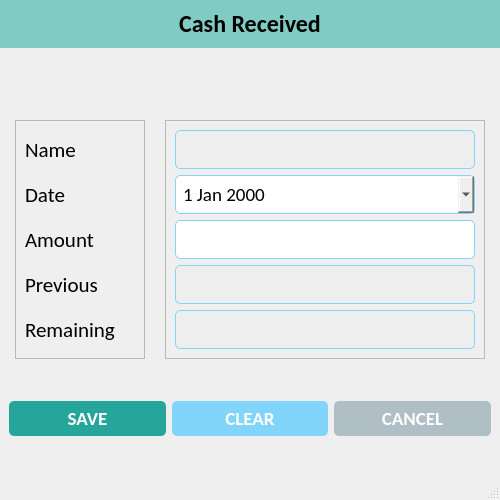
<?xml version="1.0" encoding="UTF-8"?>
<ui version="4.0">
 <class>CashReceivedWindow</class>
 <widget class="QMainWindow" name="CashReceivedWindow">
  <property name="geometry">
   <rect>
    <x>0</x>
    <y>0</y>
    <width>500</width>
    <height>500</height>
   </rect>
  </property>
  <property name="minimumSize">
   <size>
    <width>500</width>
    <height>500</height>
   </size>
  </property>
  <property name="maximumSize">
   <size>
    <width>500</width>
    <height>500</height>
   </size>
  </property>
  <property name="windowTitle">
   <string>Cash Received</string>
  </property>
  <property name="windowIcon">
   <iconset resource="../resources.qrc">
    <normaloff>:/icons/assets/icons/logo.png</normaloff>:/icons/assets/icons/logo.png</iconset>
  </property>
  <property name="iconSize">
   <size>
    <width>32</width>
    <height>32</height>
   </size>
  </property>
  <widget class="QWidget" name="centralwidget">
   <property name="styleSheet">
    <string notr="true">#label_widget {
	background-color: #80cbc4;
	color: #fff;
}

#btn_save {
	background-color: #26a69a;
	border-radius: 5px;
	padding: 5px 0px;
	color: white;
}

#btn_clear {
	background-color: #81d4fa;
	border-radius: 5px;
	padding: 5px 0px;
	color: white;
}

#btn_cancel {
	background-color: #b0bec5;
	border-radius: 5px;
	padding: 5px 0px;
	color: white;
}

QLineEdit, QDateEdit, QComboBox {
	border-radius: 5px;
	padding: 5px 5px;
	border: 1px solid #81d4fa;
}

#txt_name, #txt_previous, #txt_remaining {
	background-color: #eee;
	border: 1px solid #81d4fa;
}</string>
   </property>
   <layout class="QVBoxLayout" name="verticalLayout_4">
    <property name="spacing">
     <number>0</number>
    </property>
    <property name="leftMargin">
     <number>0</number>
    </property>
    <property name="topMargin">
     <number>0</number>
    </property>
    <property name="rightMargin">
     <number>0</number>
    </property>
    <property name="bottomMargin">
     <number>0</number>
    </property>
    <item alignment="Qt::AlignTop">
     <widget class="QWidget" name="label_widget" native="true">
      <layout class="QVBoxLayout" name="verticalLayout_3">
       <item alignment="Qt::AlignTop">
        <widget class="QLabel" name="lbl_add_stock">
         <property name="font">
          <font>
           <family>Calibri</family>
           <pointsize>18</pointsize>
           <weight>75</weight>
           <bold>true</bold>
          </font>
         </property>
         <property name="text">
          <string>Cash Received</string>
         </property>
         <property name="alignment">
          <set>Qt::AlignCenter</set>
         </property>
        </widget>
       </item>
      </layout>
     </widget>
    </item>
    <item>
     <widget class="QWidget" name="details_widget" native="true">
      <layout class="QHBoxLayout" name="horizontalLayout">
       <property name="spacing">
        <number>20</number>
       </property>
       <property name="leftMargin">
        <number>15</number>
       </property>
       <property name="topMargin">
        <number>0</number>
       </property>
       <property name="rightMargin">
        <number>15</number>
       </property>
       <property name="bottomMargin">
        <number>0</number>
       </property>
       <item>
        <widget class="QFrame" name="lbl_frame">
         <property name="frameShape">
          <enum>QFrame::StyledPanel</enum>
         </property>
         <property name="frameShadow">
          <enum>QFrame::Raised</enum>
         </property>
         <layout class="QVBoxLayout" name="verticalLayout">
          <item>
           <widget class="QLabel" name="lbl_name">
            <property name="font">
             <font>
              <family>Calibri</family>
              <pointsize>16</pointsize>
             </font>
            </property>
            <property name="text">
             <string>Name</string>
            </property>
           </widget>
          </item>
          <item>
           <widget class="QLabel" name="lbl_date">
            <property name="font">
             <font>
              <family>Calibri</family>
              <pointsize>16</pointsize>
             </font>
            </property>
            <property name="text">
             <string>Date</string>
            </property>
           </widget>
          </item>
          <item>
           <widget class="QLabel" name="lbl_supplier">
            <property name="font">
             <font>
              <family>Calibri</family>
              <pointsize>16</pointsize>
             </font>
            </property>
            <property name="text">
             <string>Amount</string>
            </property>
           </widget>
          </item>
          <item>
           <widget class="QLabel" name="lbl_stock">
            <property name="font">
             <font>
              <family>Calibri</family>
              <pointsize>16</pointsize>
             </font>
            </property>
            <property name="text">
             <string>Previous</string>
            </property>
           </widget>
          </item>
          <item>
           <widget class="QLabel" name="lbl_rate">
            <property name="font">
             <font>
              <family>Calibri</family>
              <pointsize>16</pointsize>
             </font>
            </property>
            <property name="text">
             <string>Remaining</string>
            </property>
           </widget>
          </item>
         </layout>
        </widget>
       </item>
       <item>
        <widget class="QFrame" name="lbl_inputs">
         <property name="frameShape">
          <enum>QFrame::StyledPanel</enum>
         </property>
         <property name="frameShadow">
          <enum>QFrame::Raised</enum>
         </property>
         <layout class="QVBoxLayout" name="verticalLayout_2">
          <item alignment="Qt::AlignRight">
           <widget class="QLineEdit" name="txt_name">
            <property name="minimumSize">
             <size>
              <width>300</width>
              <height>0</height>
             </size>
            </property>
            <property name="maximumSize">
             <size>
              <width>300</width>
              <height>16777215</height>
             </size>
            </property>
            <property name="font">
             <font>
              <family>Calibri</family>
              <pointsize>14</pointsize>
             </font>
            </property>
            <property name="alignment">
             <set>Qt::AlignRight|Qt::AlignTrailing|Qt::AlignVCenter</set>
            </property>
            <property name="readOnly">
             <bool>true</bool>
            </property>
           </widget>
          </item>
          <item alignment="Qt::AlignRight">
           <widget class="QDateEdit" name="txt_date">
            <property name="minimumSize">
             <size>
              <width>300</width>
              <height>35</height>
             </size>
            </property>
            <property name="maximumSize">
             <size>
              <width>300</width>
              <height>16777215</height>
             </size>
            </property>
            <property name="font">
             <font>
              <family>Calibri</family>
              <pointsize>14</pointsize>
             </font>
            </property>
            <property name="alignment">
             <set>Qt::AlignLeading|Qt::AlignLeft|Qt::AlignVCenter</set>
            </property>
            <property name="calendarPopup">
             <bool>true</bool>
            </property>
           </widget>
          </item>
          <item alignment="Qt::AlignRight">
           <widget class="QLineEdit" name="txt_amount">
            <property name="minimumSize">
             <size>
              <width>300</width>
              <height>0</height>
             </size>
            </property>
            <property name="maximumSize">
             <size>
              <width>300</width>
              <height>16777215</height>
             </size>
            </property>
            <property name="font">
             <font>
              <family>Calibri</family>
              <pointsize>14</pointsize>
             </font>
            </property>
            <property name="alignment">
             <set>Qt::AlignCenter</set>
            </property>
           </widget>
          </item>
          <item alignment="Qt::AlignRight">
           <widget class="QLineEdit" name="txt_previous">
            <property name="minimumSize">
             <size>
              <width>300</width>
              <height>0</height>
             </size>
            </property>
            <property name="maximumSize">
             <size>
              <width>300</width>
              <height>16777215</height>
             </size>
            </property>
            <property name="font">
             <font>
              <family>Calibri</family>
              <pointsize>14</pointsize>
             </font>
            </property>
            <property name="alignment">
             <set>Qt::AlignRight|Qt::AlignTrailing|Qt::AlignVCenter</set>
            </property>
            <property name="readOnly">
             <bool>true</bool>
            </property>
           </widget>
          </item>
          <item alignment="Qt::AlignRight">
           <widget class="QLineEdit" name="txt_remaining">
            <property name="minimumSize">
             <size>
              <width>300</width>
              <height>0</height>
             </size>
            </property>
            <property name="maximumSize">
             <size>
              <width>300</width>
              <height>16777215</height>
             </size>
            </property>
            <property name="font">
             <font>
              <family>Calibri</family>
              <pointsize>14</pointsize>
             </font>
            </property>
            <property name="alignment">
             <set>Qt::AlignRight|Qt::AlignTrailing|Qt::AlignVCenter</set>
            </property>
            <property name="readOnly">
             <bool>true</bool>
            </property>
           </widget>
          </item>
         </layout>
        </widget>
       </item>
      </layout>
     </widget>
    </item>
    <item>
     <widget class="QWidget" name="bottom_widget" native="true">
      <layout class="QHBoxLayout" name="horizontalLayout_2">
       <item>
        <widget class="QPushButton" name="btn_save">
         <property name="font">
          <font>
           <family>Calibri</family>
           <pointsize>14</pointsize>
           <weight>75</weight>
           <bold>true</bold>
          </font>
         </property>
         <property name="text">
          <string>SAVE</string>
         </property>
         <property name="icon">
          <iconset resource="../resources.qrc">
           <normaloff>:/icons/assets/icons/save.png</normaloff>:/icons/assets/icons/save.png</iconset>
         </property>
         <property name="iconSize">
          <size>
           <width>32</width>
           <height>32</height>
          </size>
         </property>
        </widget>
       </item>
       <item>
        <widget class="QPushButton" name="btn_clear">
         <property name="font">
          <font>
           <family>Calibri</family>
           <pointsize>14</pointsize>
           <weight>75</weight>
           <bold>true</bold>
          </font>
         </property>
         <property name="text">
          <string>CLEAR</string>
         </property>
         <property name="icon">
          <iconset resource="../resources.qrc">
           <normaloff>:/icons/assets/icons/clear.png</normaloff>:/icons/assets/icons/clear.png</iconset>
         </property>
         <property name="iconSize">
          <size>
           <width>32</width>
           <height>32</height>
          </size>
         </property>
        </widget>
       </item>
       <item>
        <widget class="QPushButton" name="btn_cancel">
         <property name="font">
          <font>
           <family>Calibri</family>
           <pointsize>14</pointsize>
           <weight>75</weight>
           <bold>true</bold>
          </font>
         </property>
         <property name="text">
          <string>CANCEL</string>
         </property>
         <property name="icon">
          <iconset resource="../resources.qrc">
           <normaloff>:/icons/assets/icons/close.png</normaloff>:/icons/assets/icons/close.png</iconset>
         </property>
         <property name="iconSize">
          <size>
           <width>32</width>
           <height>32</height>
          </size>
         </property>
        </widget>
       </item>
      </layout>
     </widget>
    </item>
   </layout>
  </widget>
  <widget class="QStatusBar" name="statusbar"/>
 </widget>
 <resources>
  <include location="../resources.qrc"/>
 </resources>
 <connections/>
</ui>
